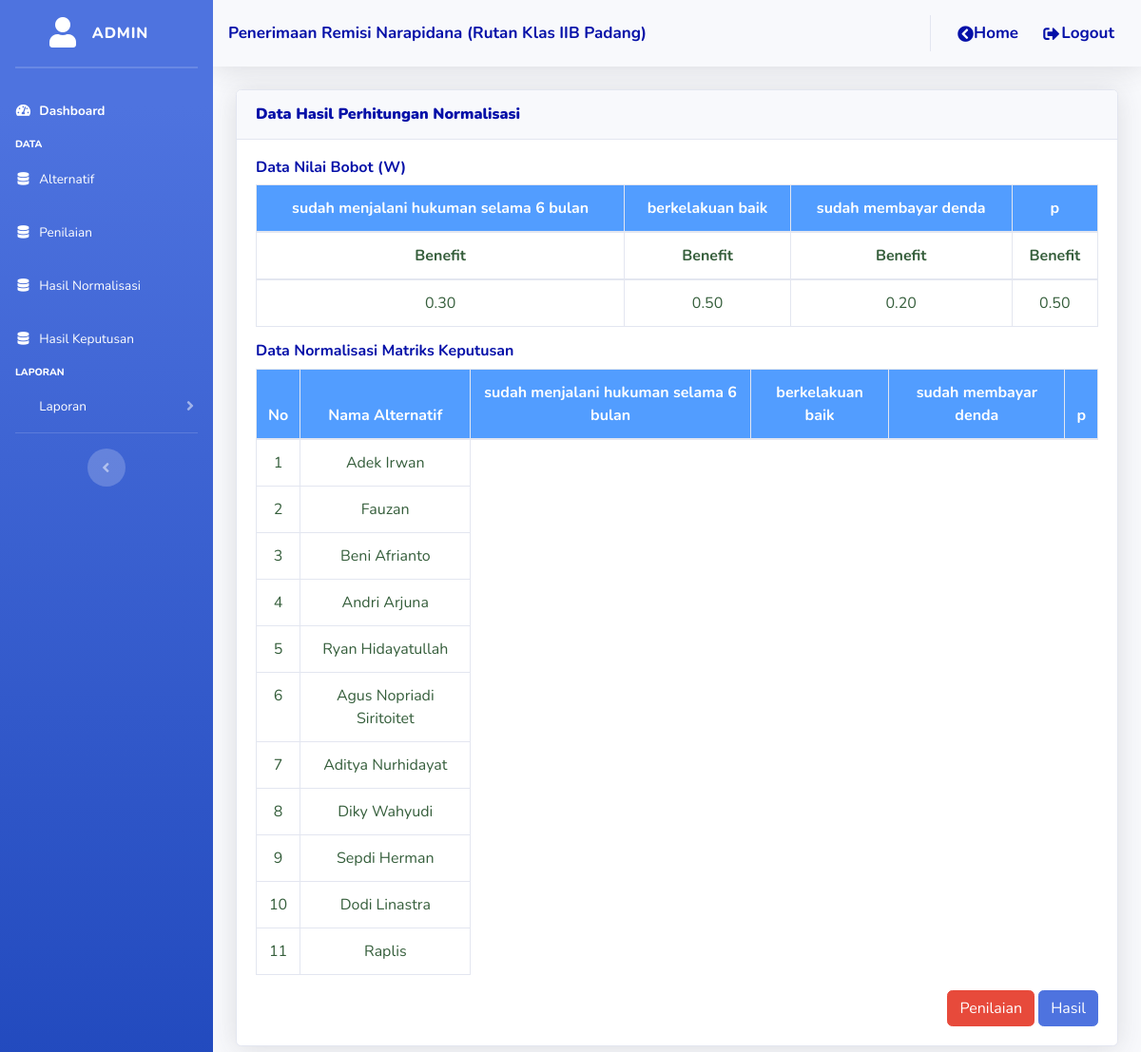
Screenshot of /admin_blok/proses/data_normalisasi.php?idp=12 (signed in) with the database file from the repository.
### tables this page shows
CREATE TABLE `tbl_kriteria` (
  `id_kriteria` int(11) NOT NULL,
  `nama_kriteria` varchar(255) NOT NULL,
  `jenis_kriteria` varchar(255) NOT NULL,
  `bobot` double(4,2) NOT NULL
);

CREATE TABLE `tbl_penilaian` (
  `id_penilaian` int(11) NOT NULL,
  `id_alternatif` varchar(15) NOT NULL,
  `id_subkriteria` int(11) NOT NULL,
  `id_periode` int(11) NOT NULL
);

CREATE TABLE `tbl_alternatif` (
  `id_alternatif` varchar(15) NOT NULL,
  `nama` varchar(255) NOT NULL,
  `tanggal_lahir` date NOT NULL,
  `jenis_kelamin` varchar(15) NOT NULL,
  `jenis_kejahatan` varchar(255) NOT NULL,
  `tanggal_mulai_ditahan` date NOT NULL,
  `id_blok` int(11) NOT NULL,
  `id_periode` int(11) NOT NULL
);

### admin_blok/proses/data_normalisasi.php (the view, shortened to what this page needs)
<?php
include("style/header.php");
include("style/sidebar.php");
include '../../config/koneksi.php';
$idp = $_GET['idp'];
?>
<div class="container-fluid">
		<div class="card shadow mt-3 mb-3">
			<div class="card-header py-3">
				<h6 class="m-0 font-weight-bold text-olive" style="color: #0510a8"><b>Data Hasil Perhitungan Normalisasi</b></h6>
			</div>
			<div class="card-body">
				<h6 style="font-weight: bold; color:#0510a8">Data Nilai Bobot (W)</h6>
				<div class="table-responsive">
					<table class="table table-bordered">
						<thead>
							<tr style="background-color: #529dff; color: #ffff" align="center">
								<?php
								$sqltr = mysqli_query($konek, "SELECT * FROM tbl_kriteria");
								while ($rowtr = $sqltr->fetch_array()) {
								?>
									<th><?= $rowtr['nama_kriteria']; ?></th>
								<?php
								}
								?>
							</tr>
							<tr align="center" style="color: #355E3B">
								<?php
								$sqltr = mysqli_query($konek, "SELECT * FROM tbl_kriteria");
								while ($rowtr = $sqltr->fetch_array()) {
								?>
									<th><?= $rowtr['jenis_kriteria']; ?></th>
								<?php
								}
								?>
							</tr>
						</thead>
						<tbody>
							<tr align="center"  style="color: #355E3B">
								<?php
								$sqltr = mysqli_query($konek, "SELECT * FROM tbl_kriteria");
								while ($rowtr = $sqltr->fetch_array()) {
								?>
									<td><?= $rowtr['bobot']; ?></td>
								<?php
								}
								?>
							</tr>
						</tbody>
					</table>
				</div>
				<h6 style="font-weight: bold; color:#0510a8">Data Normalisasi Matriks Keputusan</h6>
				<div class="table-responsive">
					<table class="table table-bordered">
						<thead>
							<tr style="background-color: #529dff; color: #ffff" align="center">
								<th style="font-size: 16px;">No</th>
								<th style="font-size: 16px;">Nama Alternatif</th>
								<?php
								$sqlth = $konek->query("SELECT * FROM tbl_kriteria");
								while ($rowth = $sqlth->fetch_array()) {
								?>
									<th><?= $rowth['nama_kriteria']; ?></th>
								<?php
								}
								?>
						</thead>
						<tbody>
						<?php
							include ('../../config/koneksi.php');
							$no = 1;
							$sqlp1 = $konek->query("SELECT DISTINCT * FROM tbl_penilaian WHERE id_periode = '$idp' GROUP BY id_alternatif");
							while ($rowp1 = $sqlp1->fetch_array()) {
								$idalt = $rowp1['id_alternatif'];
								$nama_alt = $konek->query("SELECT * FROM tbl_alternatif WHERE id_alternatif = '$idalt'");
								$row_nama_alt = $nama_alt->fetch_array();
						?>
							<tr align="center" style="color: #355E3B">
								<td align="center"><?php echo $no++; ?></td>
								<td><?php echo $row_nama_alt['nama']; ?></td>
						<?php
$sqlcek = mysqli_query($konek, "SELECT * FROM tbl_hasil WHERE id_periode = '$idp' AND id_alternatif = '$idalt'");
$ceksql2 = mysqli_num_rows($sqlcek);
$nc_SAW = 0;
$nc_WP = 1;
if ($ceksql2 === 0) {
    $simpanakhir = $konek->query("INSERT INTO tbl_hasil VALUES ('','$idalt','$idp','$nc_SAW', '0')");
    $sqlkrt = $konek->query("SELECT * FROM tbl_kriteria");
    while ($rowkrt = $sqlkrt->fetch_array()) {
        $idkrt = $rowkrt['id_kriteria'];
        $jnkrt = $rowkrt['jenis_kriteria'];
        $bobot = $rowkrt['bobot'];
        $sqlp2 = $konek->query("SELECT * FROM tbl_penilaian a JOIN tbl_subkriteria b on a.id_subkriteria = b.id_subkriteria JOIN tbl_kriteria c ON b.id_kriteria = c.id_kriteria WHERE a.id_alternatif = '$idalt' AND a.id_periode = '$idp' AND c.id_kriteria = '$idkrt' ");
        while ($rowp2 = $sqlp2->fetch_array()) {
            if ($jnkrt == "Benefit") {
                $sqlceknilai = $konek->query("SELECT MAX(nbobot) as n FROM tbl_penilaian a join tbl_subkriteria b on a.id_subkriteria = b.id_subkriteria JOIN tbl_kriteria c ON b.id_kriteria = c.id_kriteria WHERE a.id_periode = '$idp' AND c.id_kriteria = '$idkrt' ");
                $rown = $sqlceknilai->fetch_array();
                $n = $rown['n'];
                $c = $rowp2['nbobot'];
                $c = $c / $n;
            } else {
                $sqlceknilai = $konek->query("SELECT MIN(nbobot) as n FROM tbl_penilaian a JOIN tbl_subkriteria b on a.id_subkriteria = b.id_subkriteria JOIN tbl_kriteria c ON b.id_kriteria = c.id_kriteria WHERE a.id_periode = '$idp' AND c.id_kriteria = '$idkrt' ");
                $rown = $sqlceknilai->fetch_array();
                $n = $rown['n'];
                $c = $rowp2['nbobot'];
                $c = $n / $c;
            }
            echo "<td align='center'>" . $c . "</td>";
            $nc_SAW += ($c * $bobot);
            $nc_WP *= pow($c, $bobot);
        }
    }
    echo "</tr>";
$nc_WASPAS = 0.5 * $nc_SAW + 0.5 * $nc_WP;
$nc_WASPAS_rounded = round($nc_WASPAS, 9);
$updatenilai = $konek->query("UPDATE tbl_hasil SET hasil = '$nc_WASPAS_rounded' WHERE id_alternatif = '$idalt'");
} else {
    echo "</tr>";
}
}
?>
					</tbody>
					</table>
			</div>
				<div align="right">
					<a href="data_penilaian.php?&idp=<?php echo $idp; ?>" class="btn btn-danger">Penilaian</a>
					<a href="hasil_keputusan.php?&idp=<?php echo $idp; ?>" class="btn btn-primary">Hasil</a>
				</div>
			</div>
		</div>
	</div>
</div>

### rows the page displays
tbl_kriteria: nama_kriteria "sudah menjalani hukuman selama 6 bulan", jenis_kriteria "Benefit", bobot "0.30"
tbl_kriteria: nama_kriteria "berkelakuan baik", jenis_kriteria "Benefit", bobot "0.50"
tbl_kriteria: nama_kriteria "sudah membayar denda", jenis_kriteria "Benefit", bobot "0.20"
tbl_kriteria: nama_kriteria "p", jenis_kriteria "Benefit", bobot "0.50"
tbl_penilaian: id_alternatif.nama "Adek Irwan"
tbl_penilaian: id_alternatif.nama "Fauzan"
tbl_penilaian: id_alternatif.nama "Beni Afrianto"
tbl_penilaian: id_alternatif.nama "Andri Arjuna"
tbl_penilaian: id_alternatif.nama "Ryan Hidayatullah"
tbl_penilaian: id_alternatif.nama "Agus Nopriadi Siritoitet"
tbl_penilaian: id_alternatif.nama "Aditya Nurhidayat"
tbl_penilaian: id_alternatif.nama "Diky Wahyudi"
tbl_penilaian: id_alternatif.nama "Sepdi Herman"
tbl_penilaian: id_alternatif.nama "Dodi Linastra"
tbl_penilaian: id_alternatif.nama "Raplis"

### other values shown
$_SESSION['username'] "ADMIN"
